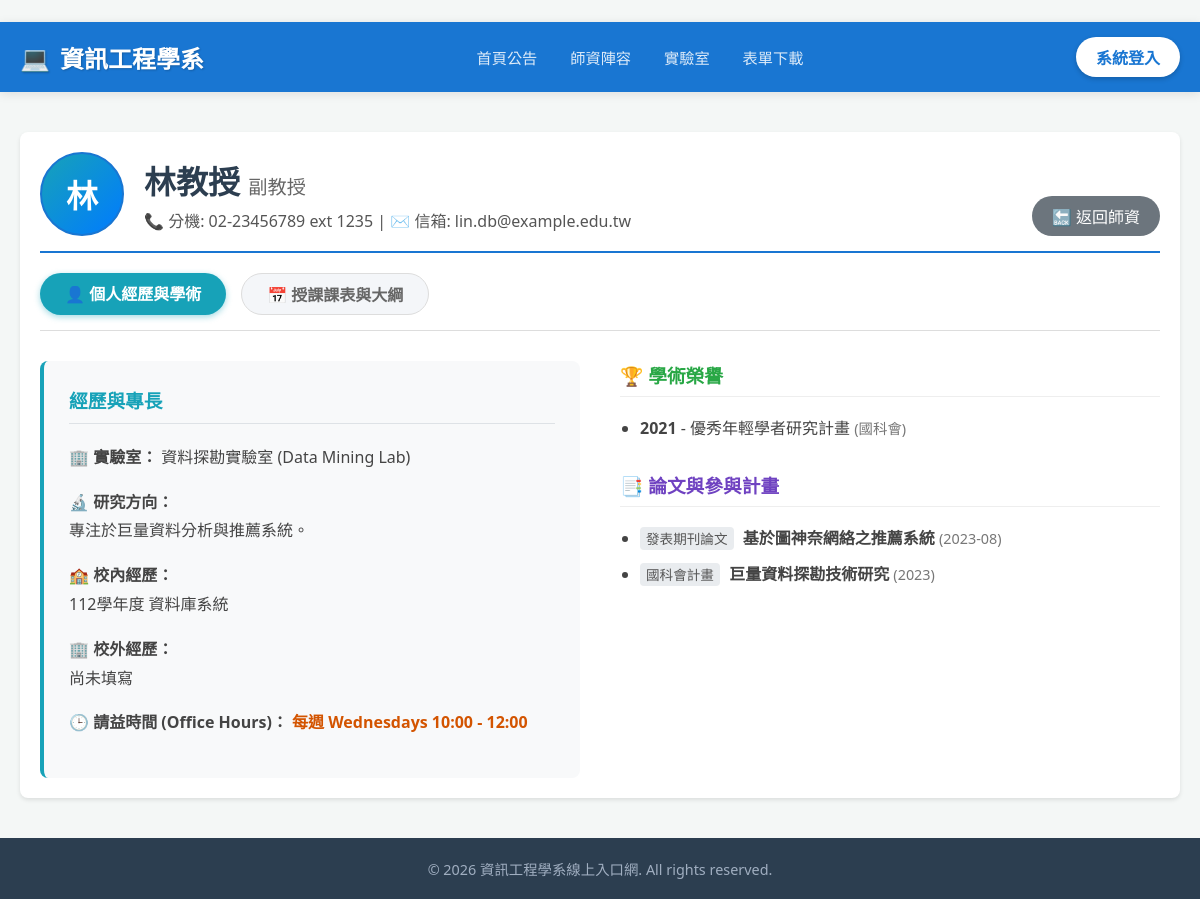
The page /index.php?page=teacher_detail&id=2&view=profile on the database as committed earlier.
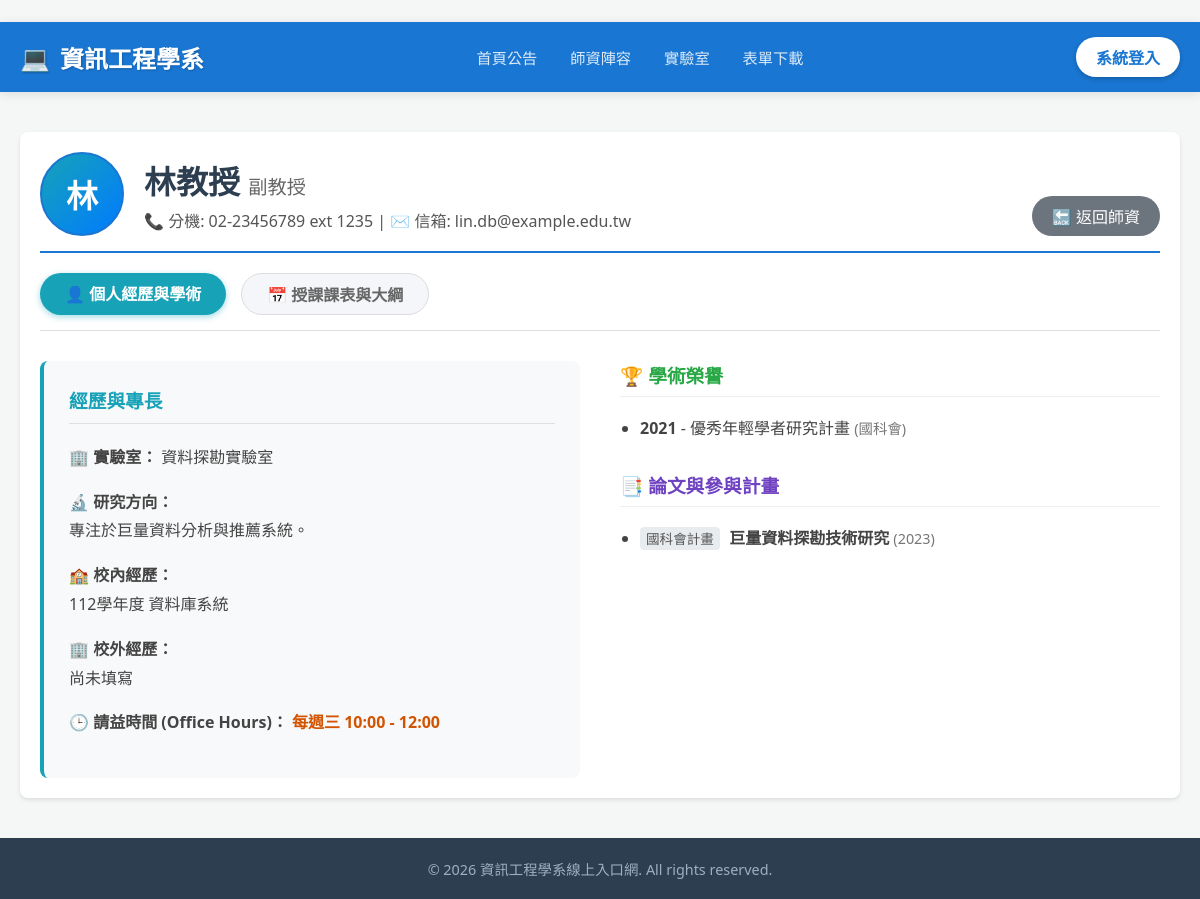
The same page on the database as committed later.
### tables this page shows
CREATE TABLE Teachers (
    teacher_id INT AUTO_INCREMENT PRIMARY KEY,
    user_id INT NOT NULL,
    name VARCHAR(100) NOT NULL,
    title VARCHAR(100),
    avatar_path VARCHAR(255) DEFAULT NULL COMMENT '老師頭像圖片路徑',  
    department VARCHAR(100) DEFAULT '資訊工程學系',
    phone VARCHAR(20),
    email VARCHAR(100),
    office_hours VARCHAR(100) DEFAULT NULL COMMENT '請益時間',
    lab_name VARCHAR(100) DEFAULT NULL COMMENT '實驗室名稱',
    lab_info TEXT DEFAULT NULL COMMENT '實驗室簡介與研究方向',
    teaching_experience TEXT DEFAULT NULL COMMENT '校內教學經歷',
    external_experience TEXT DEFAULT NULL COMMENT '校外經歷',
    FOREIGN KEY (user_id) REFERENCES Users(id) ON DELETE CASCADE
);

CREATE TABLE AcademicHonors (
    honor_id INT AUTO_INCREMENT PRIMARY KEY,
    teacher_id INT NOT NULL,
    honor_name VARCHAR(255) NOT NULL,
    awarding_body VARCHAR(255),
    award_year INT,
    FOREIGN KEY (teacher_id) REFERENCES Teachers(teacher_id) ON DELETE CASCADE
);

CREATE TABLE Publications (
    work_id INT AUTO_INCREMENT PRIMARY KEY,
    teacher_id INT NOT NULL,
    work_type VARCHAR(100) NOT NULL,
    title VARCHAR(255) NOT NULL,
    authors TEXT COMMENT '其他作者(不含教師本人)',
    publish_year VARCHAR(50),
    FOREIGN KEY (teacher_id) REFERENCES Teachers(teacher_id) ON DELETE CASCADE
);

### modules/public/teacher_detail.php (the view, shortened to what the changed rows need)
<?php
$teacher_id = isset($_GET['id']) ? intval($_GET['id']) : 0;
$view = isset($_GET['view']) ? $_GET['view'] : 'profile';
$stmt = $conn->prepare("SELECT * FROM Teachers WHERE teacher_id = ?");
$stmt->bind_param("i", $teacher_id);
$stmt->execute();
$teacher = $stmt->get_result()->fetch_assoc();
if (!$teacher) {
    echo "<div class='card'><h2>⚠️ 查無此教師</h2><p>找不到該教師的資料。</p></div>";
} else {
?>
<div class="card" style="max-width: 1200px; margin: 0 auto; box-sizing: border-box;">
    <div style="display: flex; justify-content: space-between; align-items: flex-end; border-bottom: 2px solid #1976d2; padding-bottom: 15px; margin-bottom: 20px;">
        <div style="display: flex; align-items: center; gap: 20px;">
            <?php
            $avatar = (!empty($teacher['avatar_path']) && file_exists($teacher['avatar_path'])) ? $teacher['avatar_path'] : '';
            if ($avatar) {
                echo "<img src='{$avatar}' style='width: 80px; height: 80px; border-radius: 50%; object-fit: cover; border: 2px solid #1976d2;'>";
            } else {
                $f_char = function_exists('mb_substr') ? mb_substr($teacher['name'], 0, 1, 'UTF-8') : '👤';
                echo "<div style='width: 80px; height: 80px; border-radius: 50%; background: linear-gradient(135deg, #17a2b8, #007bff); color: #fff; display: flex; align-items: center; justify-content: center; font-size: 2rem; font-weight: bold; border: 2px solid #1976d2;'>{$f_char}</div>";
            }
            ?>
            <div>
                <h2 style="margin: 0; color: #2c3e50; font-size: 2em;"><?php echo htmlspecialchars($teacher['name']); ?> <span style="font-size: 0.6em; color: #666; font-weight: normal;"><?php echo htmlspecialchars($teacher['title']); ?></span></h2>
                <p style="margin: 5px 0 0 0; color: #555;">📞 分機: <?php echo htmlspecialchars($teacher['phone'] ?? '未提供'); ?> | ✉️ 信箱: <?php echo htmlspecialchars($teacher['email'] ?? '未提供'); ?></p>
            </div>
        </div>
        <a href="index.php?page=faculty" class="btn" style="background: #6c757d; padding: 8px 20px; border-radius: 20px; text-decoration: none;">🔙 返回師資</a>
    </div>
    <div style="display: flex; gap: 15px; margin-bottom: 30px; border-bottom: 1px solid #ddd; padding-bottom: 15px;">
        <a href="index.php?page=teacher_detail&id=<?php echo $teacher_id; ?>&view=profile"
           style="text-decoration: none; padding: 8px 25px; border-radius: 25px; font-weight: bold; transition: 0.2s; <?php echo $view == 'profile' ? 'background: #17a2b8; color: #fff; box-shadow: 0 2px 6px rgba(23,162,184,0.4);' : 'background: #f4f6f9; color: #666; border: 1px solid #ddd;'; ?>">
           👤 個人經歷與學術
        </a>
        <a href="index.php?page=teacher_detail&id=<?php echo $teacher_id; ?>&view=schedule"
           style="text-decoration: none; padding: 8px 25px; border-radius: 25px; font-weight: bold; transition: 0.2s; <?php echo $view == 'schedule' ? 'background: #28a745; color: #fff; box-shadow: 0 2px 6px rgba(40,167,69,0.4);' : 'background: #f4f6f9; color: #666; border: 1px solid #ddd;'; ?>">
           📅 授課課表與大綱
        </a>
    </div>
    <?php if ($view == 'profile'): ?>
        <div style="display: grid; grid-template-columns: repeat(auto-fit, minmax(400px, 1fr)); gap: 40px;">
            <div style="background: #f8f9fa; padding: 25px; border-radius: 8px; border-left: 4px solid #17a2b8;">
                <h3 style="color: #17a2b8; margin-top: 0; border-bottom: 1px solid #dee2e6; padding-bottom: 10px;">經歷與專長</h3>
                <div style="line-height: 1.8; color: #444;">
                    <p><strong>🏢 實驗室：</strong> <?php echo htmlspecialchars($teacher['lab_name'] ?? '尚未填寫'); ?></p>
                    <p><strong>🔬 研究方向：</strong><br><?php echo nl2br(htmlspecialchars($teacher['lab_info'] ?? '尚未填寫')); ?></p>
                    <p><strong>🏫 校內經歷：</strong><br><?php echo nl2br(htmlspecialchars($teacher['teaching_experience'] ?? '尚未填寫')); ?></p>
                    <p><strong>🏢 校外經歷：</strong><br><?php echo nl2br(htmlspecialchars($teacher['external_experience'] ?? '尚未填寫')); ?></p>
                    <p><strong>🕒 請益時間 (Office Hours)：</strong> <span style="color:#d35400; font-weight:bold;"><?php echo htmlspecialchars($teacher['office_hours'] ?? '未提供'); ?></span></p>
                </div>
            </div>
            <div>
                <?php
                $honors = $conn->query("SELECT * FROM AcademicHonors WHERE teacher_id = $teacher_id ORDER BY award_year DESC");
                if ($honors->num_rows > 0) {
                    echo "<h3 style='color: #28a745; border-bottom: 1px solid #eee; padding-bottom: 8px; margin-top: 0;'>🏆 學術榮譽</h3>";
                    echo "<ul style='line-height: 1.6; color: #444; padding-left: 20px; margin-bottom: 30px;'>";
                    while($h = $honors->fetch_assoc()) {
                        echo "<li><strong>{$h['award_year']}</strong> - " . htmlspecialchars($h['honor_name']) . " <span style='color:#777; font-size:0.9em;'>(" . htmlspecialchars($h['awarding_body']) . ")</span></li>";
                    }
                    echo "</ul>";
                }
                $pubs = $conn->query("SELECT * FROM Publications WHERE teacher_id = $teacher_id ORDER BY publish_year DESC");
                if ($pubs->num_rows > 0) {
                    echo "<h3 style='color: #6f42c1; border-bottom: 1px solid #eee; padding-bottom: 8px;'>📑 論文與參與計畫</h3>";
                    echo "<ul style='line-height: 1.6; color: #444; padding-left: 20px;'>";
                    while($p = $pubs->fetch_assoc()) {
                        echo "<li style='margin-bottom: 10px;'>";
                        echo "<span style='background: #e9ecef; padding: 2px 6px; border-radius: 4px; font-size: 0.85em; color: #555; margin-right: 5px;'>" . htmlspecialchars($p['work_type']) . "</span> ";
                        echo "<strong>" . htmlspecialchars($p['title']) . "</strong> ";
                        echo "<span style='color:#777; font-size:0.9em;'>(" . htmlspecialchars($p['publish_year']) . ")</span>";
                        echo "</li>";
                    }
                    echo "</ul>";
                }
                ?>
            </div>
        </div>
    <?php endif; ?>
</div>
<?php } ?>

Rows that differ between the two databases and show on the page:
removed publications: work_type "發表期刊論文", title "基於圖神奈網絡之推薦系統", publish_year "2023-08"
changed teachers "林教授": lab_name "資料探勘實驗室 (Data Mining Lab)" → "資料探勘實驗室"; office_hours "每週 Wednesdays 10:00 - 12:00" → "每週三 10:00 - 12:00"
